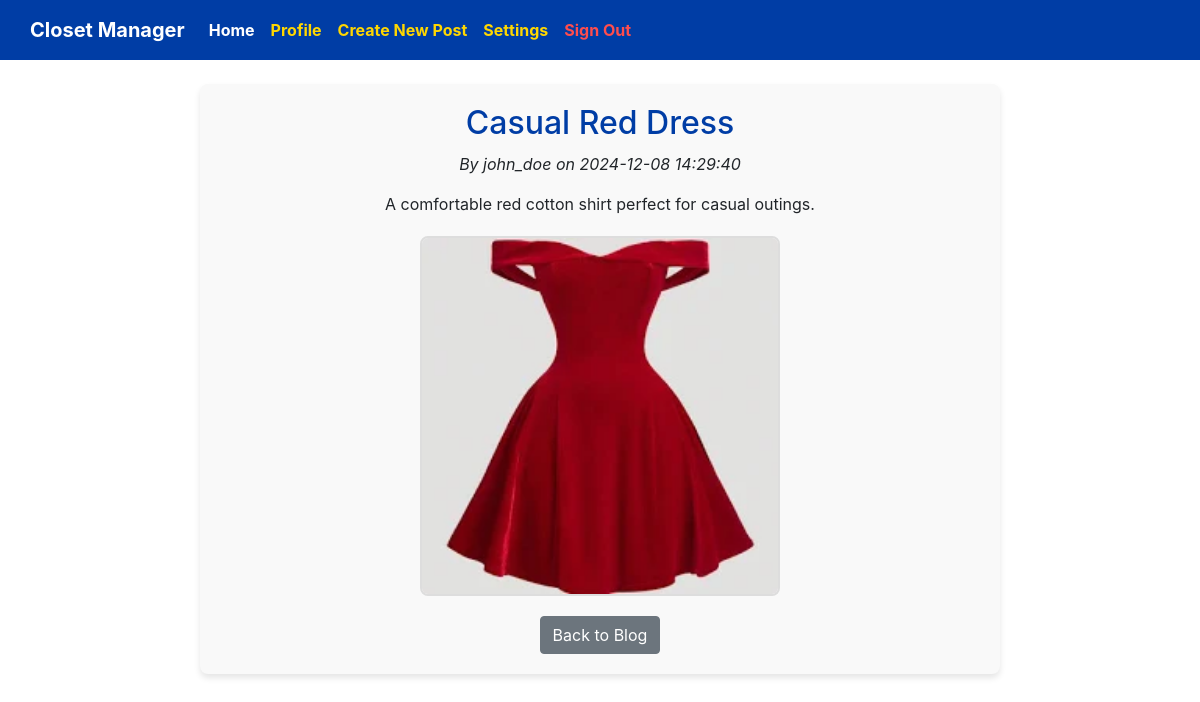
Screenshot of /posts/detail.php?post_id=1 (signed in) with the database file from the repository.
### tables this page shows
CREATE TABLE `clothingpost` (
  `post_id` int(11) NOT NULL,
  `username` varchar(50) NOT NULL,
  `title` varchar(100) NOT NULL,
  `photo_url` varchar(255) NOT NULL,
  `color_id` int(11) NOT NULL,
  `clothing_type_id` int(11) NOT NULL,
  `material_id` int(11) NOT NULL,
  `description` text NOT NULL,
  `created_at` datetime DEFAULT current_timestamp()
);

### utils.php (called while the page is built, shortened)
<?php
function getPostById($db, $post_id)
{
    try {
        $stmt = $db->prepare("SELECT * FROM clothingpost WHERE post_id = :id");
        $stmt->execute([':id' => $post_id]);
        return $stmt->fetch(PDO::FETCH_ASSOC);
    } catch (PDOException $e) {
        echo "Error retrieving post: " . $e->getMessage();
        return null;
    }
}
?>

### posts/detail.php (the view, shortened to what this page needs)
<?php
include_once '../utils.php';
include_once '../db_connection.php';
include_once 'navbar.php';
if (isset($_GET['post_id'])) {
    $post_id = $_GET['post_id'];
    $post = getPostById($db, $post_id);
} else {
    echo "No post ID provided.";
}
?>
<!DOCTYPE html>
<html lang="en">
<head>
    <link href="https://maxcdn.bootstrapcdn.com/bootstrap/4.5.2/css/bootstrap.min.css" rel="stylesheet">
    <link rel="stylesheet" href="/Final2/css/styles.css">
</head>
<body>
<div class="container mt-4 text-center">
    <?php if (isset($post)): ?>
        <h1><?php echo htmlspecialchars($post['title']); ?></h1>
        <p><em>By <?php echo htmlspecialchars($post['username']); ?> on <?php echo htmlspecialchars($post['created_at']); ?></em></p>
        <p><?php echo nl2br(htmlspecialchars($post['description'])); ?></p>
        <div class="image-container">
        <?php if (!empty($post['photo_url'])): ?>
            <img src="../uploads/<?php echo htmlspecialchars($post['photo_url']); ?>" alt="Post Image" class="post-image">
        <?php endif; ?>
        </div>
        <div class="post-buttons">
            <a href="index.php" class="btn btn-secondary">Back to Blog</a>
        </div>
    <?php else: ?>
        <p>Post not found!</p>
    <?php endif; ?>
</div>
</body>
</html>

### css/styles.css (style rules this page uses)
.container { max-width: 800px; margin: 0 auto; background-color: #f9f9f9; padding: 20px; border-radius: 8px; box-shadow: 0 4px 6px rgba(0, 0, 0, 0.1); }
h1 { color: #003DA5; font-size: 2em; margin-bottom: 10px; }
.image-container { width: 30vw; height: 30vw; margin: 20px auto; border: 2px solid #ddd; border-radius: 8px; overflow: hidden; display: flex; justify-content: center; align-items: center; }
.image-container img { width: 100%; height: 100%; object-fit: cover; }

### rows the page displays
clothingpost: title "Casual Red Dress", username "john_doe", created_at "2024-12-08 14:29:40", description "A comfortable red cotton shirt perfect for casual outings.", photo_url (picture)
